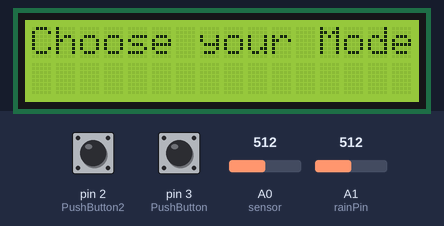
This sketch was run on a simulated Arduino Uno, built with avr-gcc and run on an emulated ATmega328P. On the bench: 16×2 character LCD. The test bench sets the inputs (shaded band); at power-on: pin 2 (PushButton2) LOW, pin 3 (PushButton) LOW, A0 (sensor) = 512, A1 (rainPin) = 512.

Above: at 10.1 s.
At 16.8 s:
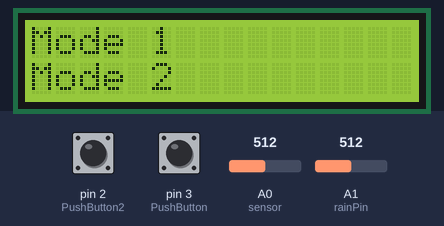
16.9 s: pin 2 (PushButton2) pulled HIGH for 1.1 s
At 17.5 s:
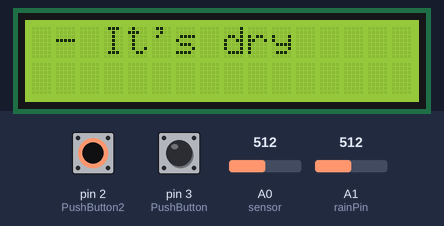
19.6 s: pin 3 (PushButton) pulled HIGH for 1.1 s
At 20.8 s:
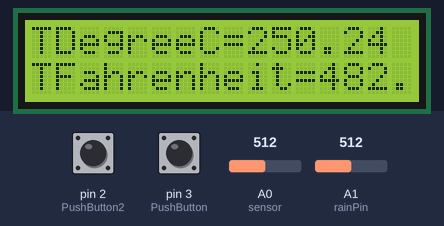
22.6 s: pin 3 (PushButton) pulled HIGH for 3.2 s
27.7 s: pin 2 (PushButton2) pulled HIGH for 3.2 s
At 29.1 s:
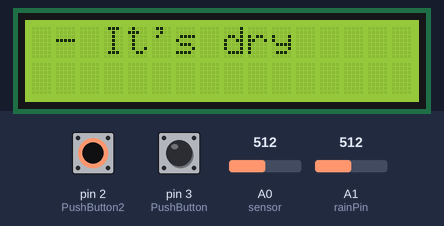
Timing chart, 0 to 30.7 s (numbered marks = the images above; inputs shaded):
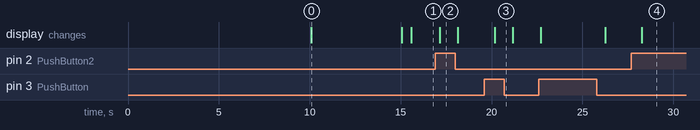

The sketch:

Project_Code.ino
```cpp
#include <LiquidCrystal.h>
LiquidCrystal lcd(9, 8, 7, 6, 5, 4);
const int sensor = A0;  // Assigning analog pin A1 to variable 'sensor'
const int rainPin = A1;
float tempc;  //variable to store temperature in degree Celsius
float tempf;  //variable to store temperature in Fahreinheit
float vout;   //temporary variable to hold sensor reading
int PushButton = 3;
int PushButton2 = 2;
int thresholdValue = 500;
void setup() {
  // put your setup code here, to run once:
  pinMode(sensor, INPUT);  // Configuring pin A1 as input
  pinMode(rainPin, INPUT);
  pinMode(PushButton, INPUT);
  pinMode(PushButton2, INPUT);
  lcd.begin(16, 2);
  lcd.setCursor(3, 0);
  lcd.print("Welcome to");
  lcd.setCursor(1, 1);
  lcd.print("Control System");
  delay(10000);
  lcd.clear();
  lcd.print("Choose your Mode");
  lcd.setCursor(0, 0);
  delay(5000);
  lcd.clear();
  delay(500);
  lcd.setCursor(0, 0);
  lcd.print("Mode 1");
  lcd.setCursor(0, 1);
  lcd.print("Mode 2");
  delay(50);
}

void loop() {
  // put your main code here, to run repeatedly:

  // int ButtonState = digitalRead(PushButton);
  // int ButtonState2 = digitalRead(PushButton2);
  // int sensorValue = analogRead(rainPin);
  switch (digitalRead(PushButton)) {
    case HIGH:

      while (digitalRead(PushButton) == HIGH) {
        lcd.clear();
        vout = analogRead(sensor);
        vout = (vout * 500) / 1023;
        tempc = vout;               // Storing value in Degree Celsius
        tempf = (vout * 1.8) + 32;  // Converting to Fahrenheit
        lcd.setCursor(0, 0);
        lcd.print("TDegreeC=");
        lcd.print(tempc);
        lcd.setCursor(0, 1);
        lcd.print("TFahrenheit=");
        lcd.print(tempf);
        delay(500);  //Delay of 1 second for ease of viewing in serial monitor
      }
      break;
    case 0:
      lcd.clear();
      lcd.setCursor(0, 0);
      lcd.print("Mode 1");
      lcd.setCursor(0, 1);
      lcd.print("Mode 2");
      delay(500);
  }
  switch (digitalRead(PushButton2)) {
    case HIGH:

      while (digitalRead(PushButton2) == HIGH) {
        lcd.clear();
        if (analogRead(rainPin) < thresholdValue) {
          lcd.print(" - It's wet");
          delay(500);
        } else {
          lcd.print(" - It's dry");
          delay(500);
        }
      }
      break;
    case 0:
      lcd.clear();
      lcd.setCursor(0, 0);
      lcd.print("Mode 1");
      lcd.setCursor(0, 1);
      lcd.print("Mode 2");
      delay(500);
  }
}
```

Measured:
- after the input at 16.9 s, the display: changes after 0.24 s (image 2)
- after the input at 19.6 s, the display: changes after 0.57 s (image 3)
- after the input at 27.7 s, the display: changes after 0.56 s (image 4)
- what the display in image 0 shows lasts 5.0 s, from 10.1 s to 15.1 s
